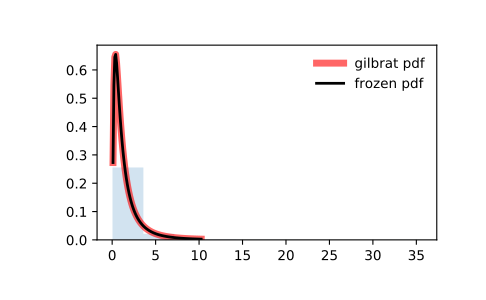

Write the Python code that produced this figure.
from scipy.stats import gilbrat
import matplotlib.pyplot as plt
fig, ax = plt.subplots(1, 1)

# Calculate a few first moments:

mean, var, skew, kurt = gilbrat.stats(moments='mvsk')

# Display the probability density function (``pdf``):

x = np.linspace(gilbrat.ppf(0.01),
                gilbrat.ppf(0.99), 100)
ax.plot(x, gilbrat.pdf(x),
       'r-', lw=5, alpha=0.6, label='gilbrat pdf')

# Alternatively, the distribution object can be called (as a function)
# to fix the shape, location and scale parameters. This returns a "frozen"
# RV object holding the given parameters fixed.

# Freeze the distribution and display the frozen ``pdf``:

rv = gilbrat()
ax.plot(x, rv.pdf(x), 'k-', lw=2, label='frozen pdf')

# Check accuracy of ``cdf`` and ``ppf``:

vals = gilbrat.ppf([0.001, 0.5, 0.999])
np.allclose([0.001, 0.5, 0.999], gilbrat.cdf(vals))
# True

# Generate random numbers:

r = gilbrat.rvs(size=1000)

# And compare the histogram:

ax.hist(r, density=True, histtype='stepfilled', alpha=0.2)
ax.legend(loc='best', frameon=False)
plt.show()
